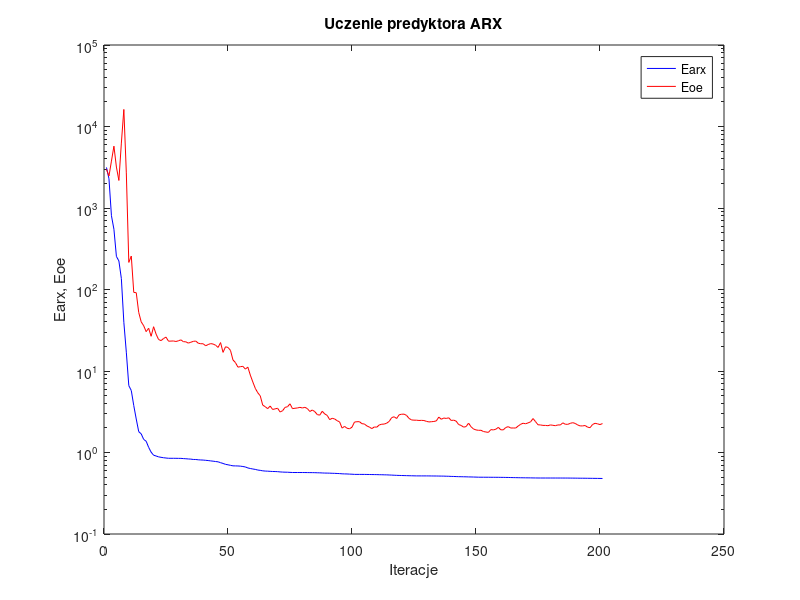
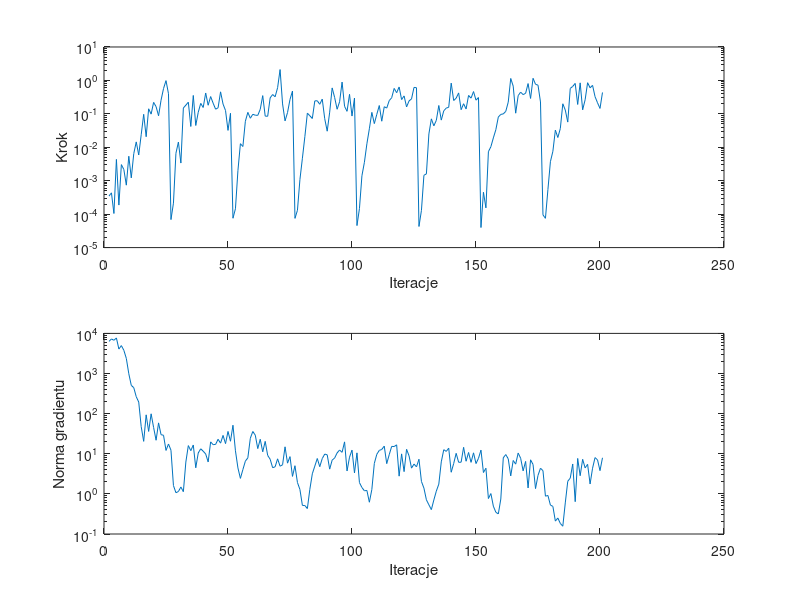

These figures' MATLAB source, in order:
%uczenie predyktora arx
clear all;
n=0; farx(n+1)=3.145922e+003; foe(n+1)=2.976945e+003; wspucz(n+1)=0.000000e+000; ng(n+1)=0.000000e+000;
%odnowa zmiennej metryki
n=1; farx(n+1)=2.285417e+003; foe(n+1)=2.467696e+003; krok(n+1)=3.467612e-004; ng(n+1)=6.319526e+003;
n=2; farx(n+1)=8.035936e+002; foe(n+1)=3.763232e+003; krok(n+1)=4.342261e-004; ng(n+1)=7.266730e+003;
n=3; farx(n+1)=5.485214e+002; foe(n+1)=5.739931e+003; krok(n+1)=1.046887e-004; ng(n+1)=6.735232e+003;
n=4; farx(n+1)=2.547841e+002; foe(n+1)=3.179331e+003; krok(n+1)=4.341280e-003; ng(n+1)=7.703876e+003;
n=5; farx(n+1)=2.239660e+002; foe(n+1)=2.178090e+003; krok(n+1)=1.869282e-004; ng(n+1)=4.069866e+003;
n=6; farx(n+1)=1.361427e+002; foe(n+1)=6.262624e+003; krok(n+1)=3.036370e-003; ng(n+1)=4.963409e+003;
n=7; farx(n+1)=3.960771e+001; foe(n+1)=1.619489e+004; krok(n+1)=2.168540e-003; ng(n+1)=3.793257e+003;
n=8; farx(n+1)=1.700476e+001; foe(n+1)=2.697374e+003; krok(n+1)=7.368272e-004; ng(n+1)=2.380637e+003;
n=9; farx(n+1)=6.613832e+000; foe(n+1)=2.150006e+002; krok(n+1)=5.402185e-003; ng(n+1)=9.862618e+002;
n=10; farx(n+1)=5.763631e+000; foe(n+1)=2.574495e+002; krok(n+1)=1.216567e-003; ng(n+1)=5.064604e+002;
n=11; farx(n+1)=3.763572e+000; foe(n+1)=9.213976e+001; krok(n+1)=6.446985e-003; ng(n+1)=4.441889e+002;
n=12; farx(n+1)=2.574302e+000; foe(n+1)=9.137092e+001; krok(n+1)=1.450364e-002; ng(n+1)=2.640370e+002;
n=13; farx(n+1)=1.801566e+000; foe(n+1)=5.230109e+001; krok(n+1)=5.894618e-003; ng(n+1)=1.942819e+002;
n=14; farx(n+1)=1.693024e+000; foe(n+1)=4.012135e+001; krok(n+1)=2.378377e-002; ng(n+1)=4.742015e+001;
n=15; farx(n+1)=1.448044e+000; foe(n+1)=3.591532e+001; krok(n+1)=9.685822e-002; ng(n+1)=2.037887e+001;
n=16; farx(n+1)=1.374711e+000; foe(n+1)=3.041056e+001; krok(n+1)=2.069473e-002; ng(n+1)=9.331276e+001;
n=17; farx(n+1)=1.156752e+000; foe(n+1)=3.346952e+001; krok(n+1)=1.416892e-001; ng(n+1)=3.601359e+001;
n=18; farx(n+1)=1.009552e+000; foe(n+1)=2.667617e+001; krok(n+1)=9.809225e-002; ng(n+1)=9.903520e+001;
n=19; farx(n+1)=9.260735e-001; foe(n+1)=3.494548e+001; krok(n+1)=2.203117e-001; ng(n+1)=4.520292e+001;
n=20; farx(n+1)=9.064283e-001; foe(n+1)=2.835584e+001; krok(n+1)=1.643984e-001; ng(n+1)=2.172610e+001;
n=21; farx(n+1)=8.843352e-001; foe(n+1)=2.436049e+001; krok(n+1)=8.764941e-002; ng(n+1)=5.885058e+001;
n=22; farx(n+1)=8.728158e-001; foe(n+1)=2.359756e+001; krok(n+1)=2.557116e-001; ng(n+1)=2.991126e+001;
n=23; farx(n+1)=8.628122e-001; foe(n+1)=2.502348e+001; krok(n+1)=5.714745e-001; ng(n+1)=2.889428e+001;
n=24; farx(n+1)=8.557012e-001; foe(n+1)=2.605811e+001; krok(n+1)=9.861549e-001; ng(n+1)=1.209950e+001;
n=25; farx(n+1)=8.495866e-001; foe(n+1)=2.321569e+001; krok(n+1)=4.004429e-001; ng(n+1)=1.751555e+001;
%odnowa zmiennej metryki
n=26; farx(n+1)=8.491122e-001; foe(n+1)=2.329141e+001; krok(n+1)=6.880069e-005; ng(n+1)=1.226936e+001;
n=27; farx(n+1)=8.490912e-001; foe(n+1)=2.336729e+001; krok(n+1)=2.130969e-004; ng(n+1)=1.615577e+000;
n=28; farx(n+1)=8.487155e-001; foe(n+1)=2.301745e+001; krok(n+1)=6.606617e-003; ng(n+1)=1.068688e+000;
n=29; farx(n+1)=8.475013e-001; foe(n+1)=2.347269e+001; krok(n+1)=1.434453e-002; ng(n+1)=1.144850e+000;
n=30; farx(n+1)=8.472342e-001; foe(n+1)=2.411544e+001; krok(n+1)=3.376031e-003; ng(n+1)=1.483934e+000;
n=31; farx(n+1)=8.422686e-001; foe(n+1)=2.290546e+001; krok(n+1)=1.495129e-001; ng(n+1)=1.134675e+000;
n=32; farx(n+1)=8.383717e-001; foe(n+1)=2.281263e+001; krok(n+1)=1.818254e-001; ng(n+1)=6.209203e+000;
n=33; farx(n+1)=8.332411e-001; foe(n+1)=2.199401e+001; krok(n+1)=2.233908e-001; ng(n+1)=1.598016e+001;
n=34; farx(n+1)=8.296193e-001; foe(n+1)=2.252250e+001; krok(n+1)=4.194258e-002; ng(n+1)=1.194351e+001;
n=35; farx(n+1)=8.214892e-001; foe(n+1)=2.312051e+001; krok(n+1)=3.550835e-001; ng(n+1)=1.655417e+001;
n=36; farx(n+1)=8.207022e-001; foe(n+1)=2.330074e+001; krok(n+1)=4.486659e-002; ng(n+1)=4.473707e+000;
n=37; farx(n+1)=8.139232e-001; foe(n+1)=2.192148e+001; krok(n+1)=1.115306e-001; ng(n+1)=1.046249e+001;
n=38; farx(n+1)=8.099057e-001; foe(n+1)=2.161364e+001; krok(n+1)=2.056099e-001; ng(n+1)=1.329154e+001;
n=39; farx(n+1)=8.075283e-001; foe(n+1)=2.158355e+001; krok(n+1)=1.550419e-001; ng(n+1)=1.157422e+001;
n=40; farx(n+1)=8.018516e-001; foe(n+1)=2.039251e+001; krok(n+1)=4.208968e-001; ng(n+1)=9.879326e+000;
n=41; farx(n+1)=7.968088e-001; foe(n+1)=2.110686e+001; krok(n+1)=1.809649e-001; ng(n+1)=6.244828e+000;
n=42; farx(n+1)=7.889873e-001; foe(n+1)=2.169042e+001; krok(n+1)=3.288994e-001; ng(n+1)=1.977213e+001;
n=43; farx(n+1)=7.826421e-001; foe(n+1)=2.142274e+001; krok(n+1)=2.088018e-001; ng(n+1)=1.686536e+001;
n=44; farx(n+1)=7.748598e-001; foe(n+1)=2.071971e+001; krok(n+1)=1.380129e-001; ng(n+1)=1.710387e+001;
n=45; farx(n+1)=7.686328e-001; foe(n+1)=1.945579e+001; krok(n+1)=1.516292e-001; ng(n+1)=2.295851e+001;
n=46; farx(n+1)=7.499892e-001; foe(n+1)=2.233050e+001; krok(n+1)=4.555491e-001; ng(n+1)=1.840242e+001;
n=47; farx(n+1)=7.343510e-001; foe(n+1)=1.692942e+001; krok(n+1)=1.961845e-001; ng(n+1)=2.867464e+001;
n=48; farx(n+1)=7.156350e-001; foe(n+1)=1.982576e+001; krok(n+1)=1.259999e-001; ng(n+1)=1.791097e+001;
n=49; farx(n+1)=7.066205e-001; foe(n+1)=1.945080e+001; krok(n+1)=3.201356e-002; ng(n+1)=3.600104e+001;
n=50; farx(n+1)=6.958876e-001; foe(n+1)=1.790100e+001; krok(n+1)=1.039503e-001; ng(n+1)=2.052048e+001;
%odnowa zmiennej metryki
n=51; farx(n+1)=6.860443e-001; foe(n+1)=1.366801e+001; krok(n+1)=7.547877e-005; ng(n+1)=5.144227e+001;
n=52; farx(n+1)=6.850322e-001; foe(n+1)=1.268789e+001; krok(n+1)=1.451493e-004; ng(n+1)=1.185323e+001;
n=53; farx(n+1)=6.835462e-001; foe(n+1)=1.115204e+001; krok(n+1)=2.002393e-003; ng(n+1)=4.436182e+000;
n=54; farx(n+1)=6.800936e-001; foe(n+1)=1.130801e+001; krok(n+1)=1.281894e-002; ng(n+1)=2.433021e+000;
n=55; farx(n+1)=6.732938e-001; foe(n+1)=1.140434e+001; krok(n+1)=1.054870e-002; ng(n+1)=4.034361e+000;
n=56; farx(n+1)=6.647589e-001; foe(n+1)=1.055187e+001; krok(n+1)=6.013604e-002; ng(n+1)=6.547422e+000;
n=57; farx(n+1)=6.462492e-001; foe(n+1)=1.115842e+001; krok(n+1)=1.107294e-001; ng(n+1)=7.905477e+000;
n=58; farx(n+1)=6.365223e-001; foe(n+1)=8.902052e+000; krok(n+1)=7.392724e-002; ng(n+1)=2.437617e+001;
n=59; farx(n+1)=6.275591e-001; foe(n+1)=7.345328e+000; krok(n+1)=9.714883e-002; ng(n+1)=3.591695e+001;
n=60; farx(n+1)=6.203127e-001; foe(n+1)=6.132702e+000; krok(n+1)=9.118713e-002; ng(n+1)=2.909062e+001;
n=61; farx(n+1)=6.094057e-001; foe(n+1)=5.408419e+000; krok(n+1)=9.004374e-002; ng(n+1)=1.344926e+001;
n=62; farx(n+1)=6.037647e-001; foe(n+1)=4.960354e+000; krok(n+1)=1.365319e-001; ng(n+1)=2.296878e+001;
n=63; farx(n+1)=5.961783e-001; foe(n+1)=3.814976e+000; krok(n+1)=3.510640e-001; ng(n+1)=1.118341e+001;
n=64; farx(n+1)=5.919107e-001; foe(n+1)=3.649933e+000; krok(n+1)=8.554146e-002; ng(n+1)=2.037169e+001;
n=65; farx(n+1)=5.900853e-001; foe(n+1)=3.450869e+000; krok(n+1)=8.472165e-002; ng(n+1)=9.085556e+000;
n=66; farx(n+1)=5.872223e-001; foe(n+1)=3.716585e+000; krok(n+1)=3.013485e-001; ng(n+1)=7.293874e+000;
n=67; farx(n+1)=5.848598e-001; foe(n+1)=3.372713e+000; krok(n+1)=3.785765e-001; ng(n+1)=4.489532e+000;
n=68; farx(n+1)=5.840018e-001; foe(n+1)=3.430092e+000; krok(n+1)=3.240219e-001; ng(n+1)=4.736156e+000;
n=69; farx(n+1)=5.821606e-001; foe(n+1)=3.492786e+000; krok(n+1)=6.058278e-001; ng(n+1)=7.479428e+000;
n=70; farx(n+1)=5.778626e-001; foe(n+1)=3.141868e+000; krok(n+1)=2.112541e+000; ng(n+1)=4.891155e+000;
n=71; farx(n+1)=5.751224e-001; foe(n+1)=3.252175e+000; krok(n+1)=1.981883e-001; ng(n+1)=5.312882e+000;
n=72; farx(n+1)=5.735312e-001; foe(n+1)=3.578474e+000; krok(n+1)=6.162212e-002; ng(n+1)=1.489523e+001;
n=73; farx(n+1)=5.727870e-001; foe(n+1)=3.644499e+000; krok(n+1)=1.093143e-001; ng(n+1)=5.832247e+000;
n=74; farx(n+1)=5.702998e-001; foe(n+1)=3.960588e+000; krok(n+1)=2.701916e-001; ng(n+1)=8.488572e+000;
n=75; farx(n+1)=5.683657e-001; foe(n+1)=3.452384e+000; krok(n+1)=4.816416e-001; ng(n+1)=2.727426e+000;
%odnowa zmiennej metryki
n=76; farx(n+1)=5.682666e-001; foe(n+1)=3.492263e+000; krok(n+1)=7.481366e-005; ng(n+1)=5.034668e+000;
n=77; farx(n+1)=5.682384e-001; foe(n+1)=3.520556e+000; krok(n+1)=1.304810e-004; ng(n+1)=1.923511e+000;
n=78; farx(n+1)=5.681713e-001; foe(n+1)=3.581425e+000; krok(n+1)=1.083660e-003; ng(n+1)=1.285876e+000;
n=79; farx(n+1)=5.681181e-001; foe(n+1)=3.517721e+000; krok(n+1)=4.714228e-003; ng(n+1)=5.153669e-001;
n=80; farx(n+1)=5.678991e-001; foe(n+1)=3.585795e+000; krok(n+1)=2.113019e-002; ng(n+1)=5.128293e-001;
n=81; farx(n+1)=5.672354e-001; foe(n+1)=3.458470e+000; krok(n+1)=1.048915e-001; ng(n+1)=4.302799e-001;
n=82; farx(n+1)=5.666477e-001; foe(n+1)=3.185081e+000; krok(n+1)=8.776600e-002; ng(n+1)=1.300244e+000;
n=83; farx(n+1)=5.663044e-001; foe(n+1)=3.322543e+000; krok(n+1)=7.266281e-002; ng(n+1)=3.169056e+000;
n=84; farx(n+1)=5.656344e-001; foe(n+1)=3.173968e+000; krok(n+1)=2.442288e-001; ng(n+1)=4.919177e+000;
n=85; farx(n+1)=5.641027e-001; foe(n+1)=2.918409e+000; krok(n+1)=2.461541e-001; ng(n+1)=7.617895e+000;
n=86; farx(n+1)=5.632083e-001; foe(n+1)=2.872367e+000; krok(n+1)=1.933624e-001; ng(n+1)=4.759853e+000;
n=87; farx(n+1)=5.611527e-001; foe(n+1)=3.207581e+000; krok(n+1)=2.760258e-001; ng(n+1)=7.597034e+000;
n=88; farx(n+1)=5.594089e-001; foe(n+1)=2.971789e+000; krok(n+1)=7.158549e-002; ng(n+1)=9.811764e+000;
n=89; farx(n+1)=5.588689e-001; foe(n+1)=2.853988e+000; krok(n+1)=3.028449e-002; ng(n+1)=9.420900e+000;
n=90; farx(n+1)=5.578158e-001; foe(n+1)=2.529491e+000; krok(n+1)=1.125137e-001; ng(n+1)=4.136714e+000;
n=91; farx(n+1)=5.559909e-001; foe(n+1)=2.631537e+000; krok(n+1)=5.970321e-001; ng(n+1)=6.943037e+000;
n=92; farx(n+1)=5.547870e-001; foe(n+1)=2.579244e+000; krok(n+1)=3.081903e-001; ng(n+1)=7.836147e+000;
n=93; farx(n+1)=5.528813e-001; foe(n+1)=2.457494e+000; krok(n+1)=1.372911e-001; ng(n+1)=1.051930e+001;
n=94; farx(n+1)=5.511027e-001; foe(n+1)=2.375021e+000; krok(n+1)=2.301336e-001; ng(n+1)=1.239547e+001;
n=95; farx(n+1)=5.477117e-001; foe(n+1)=1.993170e+000; krok(n+1)=8.913350e-001; ng(n+1)=1.085937e+001;
n=96; farx(n+1)=5.461732e-001; foe(n+1)=2.092152e+000; krok(n+1)=1.674643e-001; ng(n+1)=1.977478e+001;
n=97; farx(n+1)=5.454956e-001; foe(n+1)=1.984764e+000; krok(n+1)=1.190847e-001; ng(n+1)=3.726260e+000;
n=98; farx(n+1)=5.430341e-001; foe(n+1)=1.954353e+000; krok(n+1)=3.839848e-001; ng(n+1)=8.236478e+000;
n=99; farx(n+1)=5.416551e-001; foe(n+1)=2.045305e+000; krok(n+1)=8.589342e-002; ng(n+1)=1.232959e+001;
n=100; farx(n+1)=5.389168e-001; foe(n+1)=2.364510e+000; krok(n+1)=2.974827e-001; ng(n+1)=3.332146e+000;
%odnowa zmiennej metryki
n=101; farx(n+1)=5.387230e-001; foe(n+1)=2.386505e+000; krok(n+1)=4.554170e-005; ng(n+1)=1.053104e+001;
n=102; farx(n+1)=5.387037e-001; foe(n+1)=2.389164e+000; krok(n+1)=1.463713e-004; ng(n+1)=1.913015e+000;
n=103; farx(n+1)=5.385917e-001; foe(n+1)=2.258086e+000; krok(n+1)=1.406933e-003; ng(n+1)=1.441364e+000;
n=104; farx(n+1)=5.383932e-001; foe(n+1)=2.237142e+000; krok(n+1)=3.559503e-003; ng(n+1)=1.193330e+000;
n=105; farx(n+1)=5.377107e-001; foe(n+1)=2.117539e+000; krok(n+1)=1.270603e-002; ng(n+1)=1.218719e+000;
n=106; farx(n+1)=5.373140e-001; foe(n+1)=2.052181e+000; krok(n+1)=3.586741e-002; ng(n+1)=6.195542e-001;
n=107; farx(n+1)=5.364082e-001; foe(n+1)=1.964775e+000; krok(n+1)=1.107294e-001; ng(n+1)=1.288309e+000;
n=108; farx(n+1)=5.359254e-001; foe(n+1)=2.058228e+000; krok(n+1)=5.113139e-002; ng(n+1)=5.750534e+000;
n=109; farx(n+1)=5.353704e-001; foe(n+1)=2.045487e+000; krok(n+1)=9.656284e-002; ng(n+1)=9.695761e+000;
n=110; farx(n+1)=5.341124e-001; foe(n+1)=2.181216e+000; krok(n+1)=1.775417e-001; ng(n+1)=1.212960e+001;
n=111; farx(n+1)=5.335813e-001; foe(n+1)=2.223643e+000; krok(n+1)=6.024636e-002; ng(n+1)=1.281011e+001;
n=112; farx(n+1)=5.323289e-001; foe(n+1)=2.233154e+000; krok(n+1)=1.634459e-001; ng(n+1)=1.552500e+001;
n=113; farx(n+1)=5.316974e-001; foe(n+1)=2.291871e+000; krok(n+1)=1.487414e-001; ng(n+1)=5.673386e+000;
n=114; farx(n+1)=5.297792e-001; foe(n+1)=2.408690e+000; krok(n+1)=2.484430e-001; ng(n+1)=9.456044e+000;
n=115; farx(n+1)=5.281959e-001; foe(n+1)=2.680866e+000; krok(n+1)=3.035584e-001; ng(n+1)=1.526555e+001;
n=116; farx(n+1)=5.262260e-001; foe(n+1)=2.744606e+000; krok(n+1)=5.766634e-001; ng(n+1)=1.510300e+001;
n=117; farx(n+1)=5.244733e-001; foe(n+1)=2.614210e+000; krok(n+1)=4.288049e-001; ng(n+1)=1.669414e+001;
n=118; farx(n+1)=5.231555e-001; foe(n+1)=2.902932e+000; krok(n+1)=6.361450e-001; ng(n+1)=2.766472e+000;
n=119; farx(n+1)=5.220639e-001; foe(n+1)=2.949241e+000; krok(n+1)=2.675301e-001; ng(n+1)=9.931235e+000;
n=120; farx(n+1)=5.210338e-001; foe(n+1)=2.955463e+000; krok(n+1)=3.435737e-001; ng(n+1)=3.586258e+000;
n=121; farx(n+1)=5.201949e-001; foe(n+1)=2.851202e+000; krok(n+1)=1.611570e-001; ng(n+1)=1.291162e+001;
n=122; farx(n+1)=5.189635e-001; foe(n+1)=2.620688e+000; krok(n+1)=2.435056e-001; ng(n+1)=8.889464e+000;
n=123; farx(n+1)=5.182708e-001; foe(n+1)=2.510267e+000; krok(n+1)=2.798246e-001; ng(n+1)=4.381752e+000;
n=124; farx(n+1)=5.172629e-001; foe(n+1)=2.493504e+000; krok(n+1)=6.182030e-001; ng(n+1)=5.535689e+000;
n=125; farx(n+1)=5.165002e-001; foe(n+1)=2.491037e+000; krok(n+1)=6.053697e-001; ng(n+1)=4.718749e+000;
%odnowa zmiennej metryki
n=126; farx(n+1)=5.164061e-001; foe(n+1)=2.472543e+000; krok(n+1)=4.279756e-005; ng(n+1)=7.303059e+000;
n=127; farx(n+1)=5.163882e-001; foe(n+1)=2.479302e+000; krok(n+1)=1.300680e-004; ng(n+1)=2.040721e+000;
n=128; farx(n+1)=5.162988e-001; foe(n+1)=2.469378e+000; krok(n+1)=1.457389e-003; ng(n+1)=1.390842e+000;
n=129; farx(n+1)=5.162658e-001; foe(n+1)=2.412350e+000; krok(n+1)=1.599773e-003; ng(n+1)=7.116986e-001;
n=130; farx(n+1)=5.160040e-001; foe(n+1)=2.371993e+000; krok(n+1)=2.502768e-002; ng(n+1)=5.339183e-001;
n=131; farx(n+1)=5.155288e-001; foe(n+1)=2.387038e+000; krok(n+1)=7.084462e-002; ng(n+1)=4.052823e-001;
n=132; farx(n+1)=5.150133e-001; foe(n+1)=2.402767e+000; krok(n+1)=4.382471e-002; ng(n+1)=7.050254e-001;
n=133; farx(n+1)=5.148245e-001; foe(n+1)=2.442560e+000; krok(n+1)=6.385486e-002; ng(n+1)=1.171158e+000;
n=134; farx(n+1)=5.141072e-001; foe(n+1)=2.720125e+000; krok(n+1)=1.778431e-001; ng(n+1)=1.748336e+000;
n=135; farx(n+1)=5.135178e-001; foe(n+1)=2.556864e+000; krok(n+1)=6.504518e-002; ng(n+1)=6.288077e+000;
n=136; farx(n+1)=5.131188e-001; foe(n+1)=2.649654e+000; krok(n+1)=1.231632e-001; ng(n+1)=1.261287e+001;
n=137; farx(n+1)=5.116184e-001; foe(n+1)=2.617828e+000; krok(n+1)=1.489153e-001; ng(n+1)=1.146940e+001;
n=138; farx(n+1)=5.110518e-001; foe(n+1)=2.666990e+000; krok(n+1)=1.571889e-001; ng(n+1)=1.374364e+001;
n=139; farx(n+1)=5.088430e-001; foe(n+1)=2.472016e+000; krok(n+1)=8.295027e-001; ng(n+1)=3.463059e+000;
n=140; farx(n+1)=5.082130e-001; foe(n+1)=2.494896e+000; krok(n+1)=2.506731e-001; ng(n+1)=5.709959e+000;
n=141; farx(n+1)=5.066282e-001; foe(n+1)=2.424983e+000; krok(n+1)=2.948231e-001; ng(n+1)=1.025470e+001;
n=142; farx(n+1)=5.052984e-001; foe(n+1)=2.202436e+000; krok(n+1)=4.228884e-001; ng(n+1)=6.122699e+000;
n=143; farx(n+1)=5.046830e-001; foe(n+1)=2.149019e+000; krok(n+1)=1.331836e-001; ng(n+1)=6.159018e+000;
n=144; farx(n+1)=5.037688e-001; foe(n+1)=2.047889e+000; krok(n+1)=2.006794e-001; ng(n+1)=1.448136e+001;
n=145; farx(n+1)=5.031676e-001; foe(n+1)=2.079526e+000; krok(n+1)=1.399123e-001; ng(n+1)=6.511915e+000;
n=146; farx(n+1)=5.017296e-001; foe(n+1)=2.292181e+000; krok(n+1)=3.556863e-001; ng(n+1)=1.076967e+001;
n=147; farx(n+1)=5.011658e-001; foe(n+1)=2.070514e+000; krok(n+1)=2.951161e-001; ng(n+1)=6.106761e+000;
n=148; farx(n+1)=5.000383e-001; foe(n+1)=1.941576e+000; krok(n+1)=4.641165e-001; ng(n+1)=1.054917e+001;
n=149; farx(n+1)=4.991435e-001; foe(n+1)=1.893066e+000; krok(n+1)=2.567403e-001; ng(n+1)=5.691616e+000;
n=150; farx(n+1)=4.977647e-001; foe(n+1)=1.871402e+000; krok(n+1)=3.072232e-001; ng(n+1)=7.708373e+000;
%odnowa zmiennej metryki
n=151; farx(n+1)=4.975458e-001; foe(n+1)=1.874439e+000; krok(n+1)=3.980988e-005; ng(n+1)=1.232540e+001;
n=152; farx(n+1)=4.973382e-001; foe(n+1)=1.808998e+000; krok(n+1)=4.526501e-004; ng(n+1)=3.406492e+000;
n=153; farx(n+1)=4.972304e-001; foe(n+1)=1.784619e+000; krok(n+1)=1.542478e-004; ng(n+1)=4.357822e+000;
n=154; farx(n+1)=4.970568e-001; foe(n+1)=1.766649e+000; krok(n+1)=7.385876e-003; ng(n+1)=7.653230e-001;
n=155; farx(n+1)=4.966777e-001; foe(n+1)=1.909102e+000; krok(n+1)=1.042882e-002; ng(n+1)=1.018348e+000;
n=156; farx(n+1)=4.965158e-001; foe(n+1)=1.893283e+000; krok(n+1)=1.912971e-002; ng(n+1)=4.932320e-001;
n=157; farx(n+1)=4.963913e-001; foe(n+1)=1.930971e+000; krok(n+1)=3.360874e-002; ng(n+1)=3.486838e-001;
n=158; farx(n+1)=4.961549e-001; foe(n+1)=2.035044e+000; krok(n+1)=8.033198e-002; ng(n+1)=3.164220e-001;
n=159; farx(n+1)=4.955013e-001; foe(n+1)=1.899668e+000; krok(n+1)=9.636975e-002; ng(n+1)=7.431099e-001;
n=160; farx(n+1)=4.952547e-001; foe(n+1)=1.895847e+000; krok(n+1)=9.963479e-002; ng(n+1)=7.927280e+000;
n=161; farx(n+1)=4.944705e-001; foe(n+1)=2.026107e+000; krok(n+1)=1.185480e-001; ng(n+1)=9.562021e+000;
n=162; farx(n+1)=4.941012e-001; foe(n+1)=2.075511e+000; krok(n+1)=2.242518e-001; ng(n+1)=7.469894e+000;
n=163; farx(n+1)=4.929858e-001; foe(n+1)=1.997277e+000; krok(n+1)=1.145164e+000; ng(n+1)=2.805458e+000;
n=164; farx(n+1)=4.920685e-001; foe(n+1)=1.999721e+000; krok(n+1)=6.751168e-001; ng(n+1)=6.804206e+000;
n=165; farx(n+1)=4.915804e-001; foe(n+1)=1.995554e+000; krok(n+1)=1.047220e-001; ng(n+1)=5.515315e+000;
n=166; farx(n+1)=4.907072e-001; foe(n+1)=2.111124e+000; krok(n+1)=3.505976e-001; ng(n+1)=1.042643e+001;
n=167; farx(n+1)=4.901359e-001; foe(n+1)=2.219052e+000; krok(n+1)=4.461571e-001; ng(n+1)=7.738637e+000;
n=168; farx(n+1)=4.895791e-001; foe(n+1)=2.287212e+000; krok(n+1)=3.762637e-001; ng(n+1)=3.744707e+000;
n=169; farx(n+1)=4.891173e-001; foe(n+1)=2.251656e+000; krok(n+1)=4.112198e-001; ng(n+1)=6.445780e+000;
n=170; farx(n+1)=4.887083e-001; foe(n+1)=2.308956e+000; krok(n+1)=8.055989e-001; ng(n+1)=1.405792e+000;
n=171; farx(n+1)=4.883610e-001; foe(n+1)=2.375794e+000; krok(n+1)=2.889625e-001; ng(n+1)=7.068095e+000;
n=172; farx(n+1)=4.875799e-001; foe(n+1)=2.610182e+000; krok(n+1)=1.157790e+000; ng(n+1)=5.404466e+000;
n=173; farx(n+1)=4.871675e-001; foe(n+1)=2.394115e+000; krok(n+1)=7.657245e-001; ng(n+1)=1.354453e+000;
n=174; farx(n+1)=4.866968e-001; foe(n+1)=2.189008e+000; krok(n+1)=7.214488e-001; ng(n+1)=2.888128e+000;
n=175; farx(n+1)=4.864684e-001; foe(n+1)=2.178113e+000; krok(n+1)=2.268451e-001; ng(n+1)=4.362770e+000;
%odnowa zmiennej metryki
n=176; farx(n+1)=4.864183e-001; foe(n+1)=2.151220e+000; krok(n+1)=9.501859e-005; ng(n+1)=3.786226e+000;
n=177; farx(n+1)=4.864159e-001; foe(n+1)=2.149898e+000; krok(n+1)=7.514290e-005; ng(n+1)=8.764359e-001;
n=178; farx(n+1)=4.863966e-001; foe(n+1)=2.132185e+000; krok(n+1)=5.469456e-004; ng(n+1)=9.137221e-001;
n=179; farx(n+1)=4.863542e-001; foe(n+1)=2.180125e+000; krok(n+1)=3.709130e-003; ng(n+1)=5.265800e-001;
n=180; farx(n+1)=4.862915e-001; foe(n+1)=2.156640e+000; krok(n+1)=7.598245e-003; ng(n+1)=4.877011e-001;
n=181; farx(n+1)=4.862382e-001; foe(n+1)=2.133932e+000; krok(n+1)=3.262119e-002; ng(n+1)=2.096697e-001;
n=182; farx(n+1)=4.861963e-001; foe(n+1)=2.178371e+000; krok(n+1)=1.960421e-002; ng(n+1)=2.501364e-001;
n=183; farx(n+1)=4.861544e-001; foe(n+1)=2.176762e+000; krok(n+1)=3.638604e-002; ng(n+1)=1.834287e-001;
n=184; farx(n+1)=4.860421e-001; foe(n+1)=2.310871e+000; krok(n+1)=2.002215e-001; ng(n+1)=1.564490e-001;
n=185; farx(n+1)=4.858786e-001; foe(n+1)=2.222863e+000; krok(n+1)=1.300904e-001; ng(n+1)=5.965578e-001;
n=186; farx(n+1)=4.858331e-001; foe(n+1)=2.215733e+000; krok(n+1)=5.671128e-002; ng(n+1)=2.064757e+000;
n=187; farx(n+1)=4.853158e-001; foe(n+1)=2.278876e+000; krok(n+1)=5.772243e-001; ng(n+1)=2.471970e+000;
n=188; farx(n+1)=4.850540e-001; foe(n+1)=2.322748e+000; krok(n+1)=6.614848e-001; ng(n+1)=5.561091e+000;
n=189; farx(n+1)=4.846279e-001; foe(n+1)=2.274026e+000; krok(n+1)=8.131859e-001; ng(n+1)=6.396201e-001;
n=190; farx(n+1)=4.842063e-001; foe(n+1)=2.177938e+000; krok(n+1)=1.909506e-001; ng(n+1)=7.641230e+000;
n=191; farx(n+1)=4.836844e-001; foe(n+1)=2.119329e+000; krok(n+1)=8.456470e-001; ng(n+1)=2.836344e+000;
n=192; farx(n+1)=4.835689e-001; foe(n+1)=2.120170e+000; krok(n+1)=1.320406e-001; ng(n+1)=7.270548e+000;
n=193; farx(n+1)=4.832707e-001; foe(n+1)=2.144169e+000; krok(n+1)=2.635881e-001; ng(n+1)=4.454281e+000;
n=194; farx(n+1)=4.827553e-001; foe(n+1)=2.045509e+000; krok(n+1)=8.536620e-001; ng(n+1)=5.443847e+000;
n=195; farx(n+1)=4.824521e-001; foe(n+1)=2.017602e+000; krok(n+1)=6.022096e-001; ng(n+1)=1.766128e+000;
n=196; farx(n+1)=4.819513e-001; foe(n+1)=2.206262e+000; krok(n+1)=7.113726e-001; ng(n+1)=4.364002e+000;
n=197; farx(n+1)=4.815055e-001; foe(n+1)=2.282409e+000; krok(n+1)=3.268918e-001; ng(n+1)=8.029032e+000;
n=198; farx(n+1)=4.811309e-001; foe(n+1)=2.249088e+000; krok(n+1)=2.143812e-001; ng(n+1)=7.045492e+000;
n=199; farx(n+1)=4.807423e-001; foe(n+1)=2.200570e+000; krok(n+1)=1.452645e-001; ng(n+1)=3.794596e+000;
n=200; farx(n+1)=4.800387e-001; foe(n+1)=2.265003e+000; krok(n+1)=4.363710e-001; ng(n+1)=7.937915e+000;

figure; semilogy(farx,'b'); hold on; semilogy(foe,'r'); xlabel('Iteracje'); ylabel('Earx, Eoe'); legend('Earx','Eoe'); title('Uczenie predyktora ARX');
figure; subplot(2,1,1); semilogy(krok); xlabel('Iteracje'); ylabel('Krok');
subplot(2,1,2); semilogy(ng); xlabel('Iteracje'); ylabel('Norma gradientu');
Earx=farx(n+1)
Eoe=foe(n+1)
